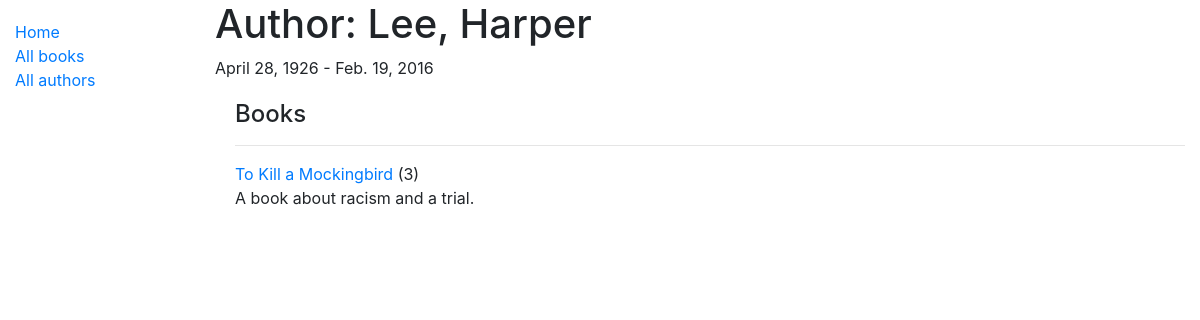
/catalog/authors/1, run on an earlier commit of the app's database.
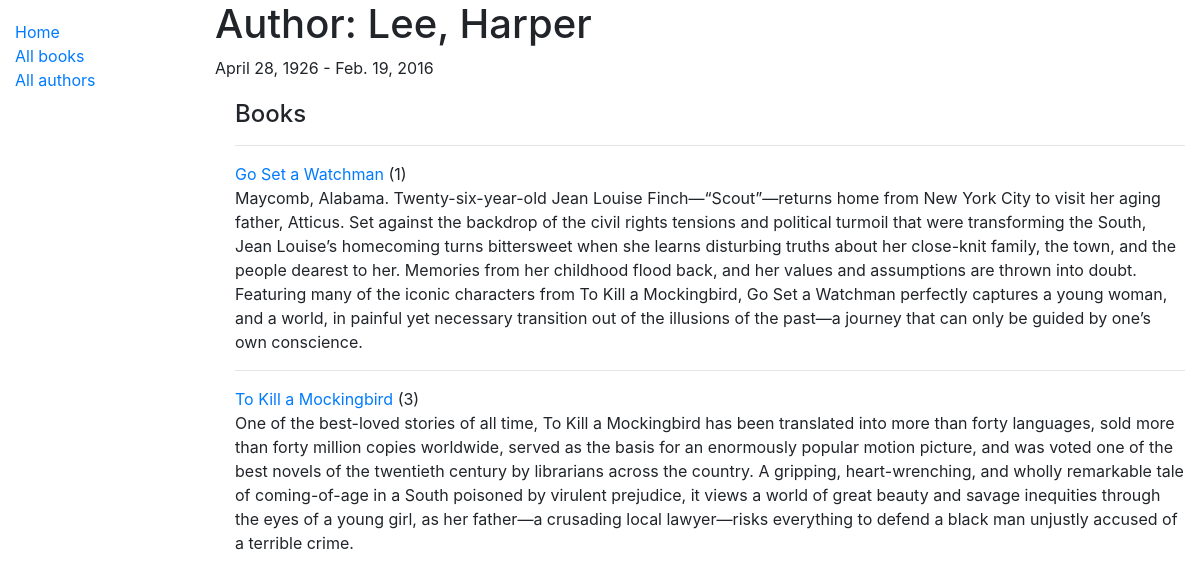
And on a later commit of the database.
### catalog/models.py (models this page shows, shortened)
class Author(models.Model):
    first_name = models.CharField(max_length=100)
    last_name = models.CharField(max_length=100)
    date_of_birth = models.DateField(null=True, blank=True)
    date_of_death = models.DateField('Died', null=True, blank=True)
    class Meta:
        ordering = ['last_name', 'first_name']
    def __str__(self):
        return f'{self.last_name}, {self.first_name}'

class Book(models.Model):
    title = models.CharField(max_length=200)
    author = models.ForeignKey('Author', on_delete=models.SET_NULL, null=True)
    summary = models.TextField(max_length=1000, help_text='Enter a brief description of the book')
    isbn = models.CharField('ISBN', max_length=13, help_text='13 Character <a href="https://www.isbn-international.org'
                                                             '/content/what-isbn">ISBN number</a>')
    genre = models.ManyToManyField(Genre, help_text='Select a genre for this book')
    language = models.ForeignKey('Language', on_delete=models.SET_NULL, null=True)
    class Meta:
        ordering = ['title']
    def display_genre(self):
        return ', '.join(genre.name for genre in self.genre.all()[:3])
    display_genre.short_description = 'Genre'

### catalog/views.py (the view)
# urls.py: path('authors/<int:pk>', views.AuthorDetailView.as_view(), name='author-detail'),
class AuthorDetailView(generic.DetailView):
    model = Author

### catalog/templates/catalog/author_detail.html
{% extends "base_generic.html" %}
{% block content %}
    <h1>Author: {{ author }}</h1>
    <p>{{ author.date_of_birth }} - {{ author.date_of_death }}</p>
    <div style="margin-left:20px;margin-top:20px">
        <h4>Books</h4>
        {% for book in author.book_set.all %}
            <hr>
            <a href="{% url 'book-detail' book.pk %}">{{ book.title }}</a> ({{ book.bookinstance_set.all.count }})
            <p>{{ book.summary }}</p>
        {% endfor %}
    </div>
{% endblock %}

### catalog/templates/base_generic.html (shortened to what this page needs)
<!DOCTYPE html>
<html lang="en">
<head>
    <link rel="stylesheet" href="https://stackpath.bootstrapcdn.com/bootstrap/4.1.3/css/bootstrap.min.css">
    {% load static %}
    <link rel="stylesheet" href="{% static 'css/styles.css' %}">
</head>
<body>
    <div class="container-fluid">
        <div class="row">
            <div class="col-sm-2">
            {% block sidebar %}
                <ul class="sidebar-nav">
                    <li><a href="{% url 'index' %}">Home</a></li>
                    <li><a href="{% url 'books' %}">All books</a></li>
                    <li><a href="{% url 'authors' %}">All authors</a></li>
                </ul>
            {% endblock %}
            </div>
            <div class="col-sm-10 ">
                {% block content %}{% endblock %}
            </div>
        </div>
    </div>
</body>
</html>

### catalog/static/css/styles.css (style rules this page uses)
.sidebar-nav { margin-top: 20px; padding: 0; list-style: none; }

What changed in the data, as far as the page shows it:
added Book: title "Go Set a Watchman", bookinstance_set.all.count "1", summary "Maycomb, Alabama. Twenty-six-year-old Jean Louise Finch—“Scout”—returns home from New York City to visit her aging father, Atticus. Set against the backdrop of the civil rights tensions and political turmoil that were transforming the South, Jean Louise’s homecoming turns bittersweet when she learns disturbing truths about her close-knit family, the town, and the people dearest to her. Memories from her childhood flood back, and her values and assumptions are thrown into doubt. Featuring many of the iconic characters from To Kill a Mockingbird, Go Set a Watchman perfectly captures a young woman, and a world, in painful yet necessary transition out of the illusions of the past—a journey that…"
changed Book "To Kill a Mockingbird": summary "A book about racism and a trial." → "One of the best-loved stories of all time, To Kill a Mockingbird has been translated into more than forty languages, sold more than forty million copies worldwide, served as the basis for an enormously popular motion picture, and was voted one of the best novels of the twentieth century by librarians across the country. A gripping, heart-wrenching, and wholly remarkable tale of coming-of-age in a South poisoned by virulent prejudice, it views a world of great beauty and savage inequities through the eyes of a young girl, as her father—a crusading local lawyer—risks everything to defend a black man unjustly accused of a terrible crime."
